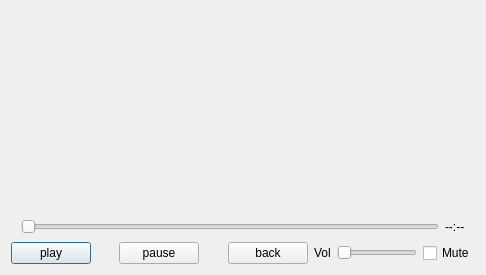
<?xml version="1.0" encoding="UTF-8"?>
<ui version="4.0">
 <class>player_dialog</class>
 <widget class="QDialog" name="player_dialog">
  <property name="geometry">
   <rect>
    <x>0</x>
    <y>0</y>
    <width>486</width>
    <height>275</height>
   </rect>
  </property>
  <property name="windowTitle">
   <string>Dialog</string>
  </property>
  <layout class="QVBoxLayout" name="verticalLayout_2">
   <item>
    <layout class="QVBoxLayout" name="verticalLayout">
     <item>
      <widget class="videopane" name="videoplyr_pane" native="true">
       <property name="minimumSize">
        <size>
         <width>0</width>
         <height>200</height>
        </size>
       </property>
      </widget>
     </item>
     <item>
      <layout class="QHBoxLayout" name="horizontalLayout_2">
       <property name="leftMargin">
        <number>10</number>
       </property>
       <property name="rightMargin">
        <number>10</number>
       </property>
       <property name="bottomMargin">
        <number>0</number>
       </property>
       <item>
        <widget class="QSlider" name="seek_slider">
         <property name="orientation">
          <enum>Qt::Horizontal</enum>
         </property>
        </widget>
       </item>
       <item>
        <widget class="QLabel" name="video_time_label">
         <property name="text">
          <string>--:--</string>
         </property>
        </widget>
       </item>
      </layout>
     </item>
    </layout>
   </item>
   <item>
    <layout class="QHBoxLayout" name="horizontalLayout">
     <item>
      <widget class="QPushButton" name="play_stop_btn">
       <property name="text">
        <string>play</string>
       </property>
      </widget>
     </item>
     <item>
      <spacer name="horizontalSpacer">
       <property name="orientation">
        <enum>Qt::Horizontal</enum>
       </property>
       <property name="sizeHint" stdset="0">
        <size>
         <width>40</width>
         <height>20</height>
        </size>
       </property>
      </spacer>
     </item>
     <item>
      <widget class="QPushButton" name="pause_btn">
       <property name="text">
        <string>pause</string>
       </property>
      </widget>
     </item>
     <item>
      <spacer name="horizontalSpacer_2">
       <property name="orientation">
        <enum>Qt::Horizontal</enum>
       </property>
       <property name="sizeHint" stdset="0">
        <size>
         <width>40</width>
         <height>20</height>
        </size>
       </property>
      </spacer>
     </item>
     <item>
      <widget class="QPushButton" name="back_btn">
       <property name="text">
        <string>back</string>
       </property>
      </widget>
     </item>
     <item>
      <widget class="QLabel" name="label">
       <property name="text">
        <string>Vol</string>
       </property>
      </widget>
     </item>
     <item>
      <widget class="QSlider" name="volume_slider">
       <property name="minimumSize">
        <size>
         <width>80</width>
         <height>0</height>
        </size>
       </property>
       <property name="orientation">
        <enum>Qt::Horizontal</enum>
       </property>
      </widget>
     </item>
     <item>
      <widget class="QCheckBox" name="mute_chk">
       <property name="text">
        <string>Mute</string>
       </property>
      </widget>
     </item>
    </layout>
   </item>
  </layout>
 </widget>
 <customwidgets>
  <customwidget>
   <class>videopane</class>
   <extends>QWidget</extends>
   <header>videopane.h</header>
   <container>1</container>
  </customwidget>
 </customwidgets>
 <resources/>
 <connections/>
</ui>
